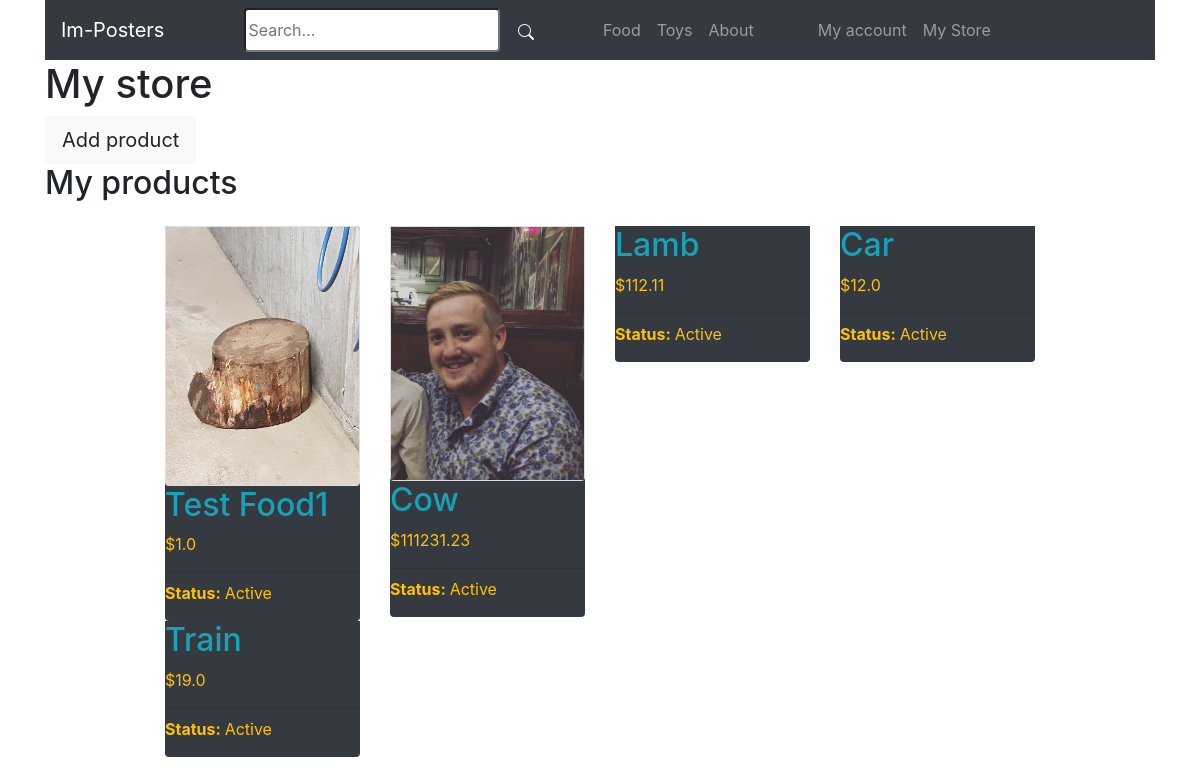
Page /my-store/ (signed in) on the earlier database version.
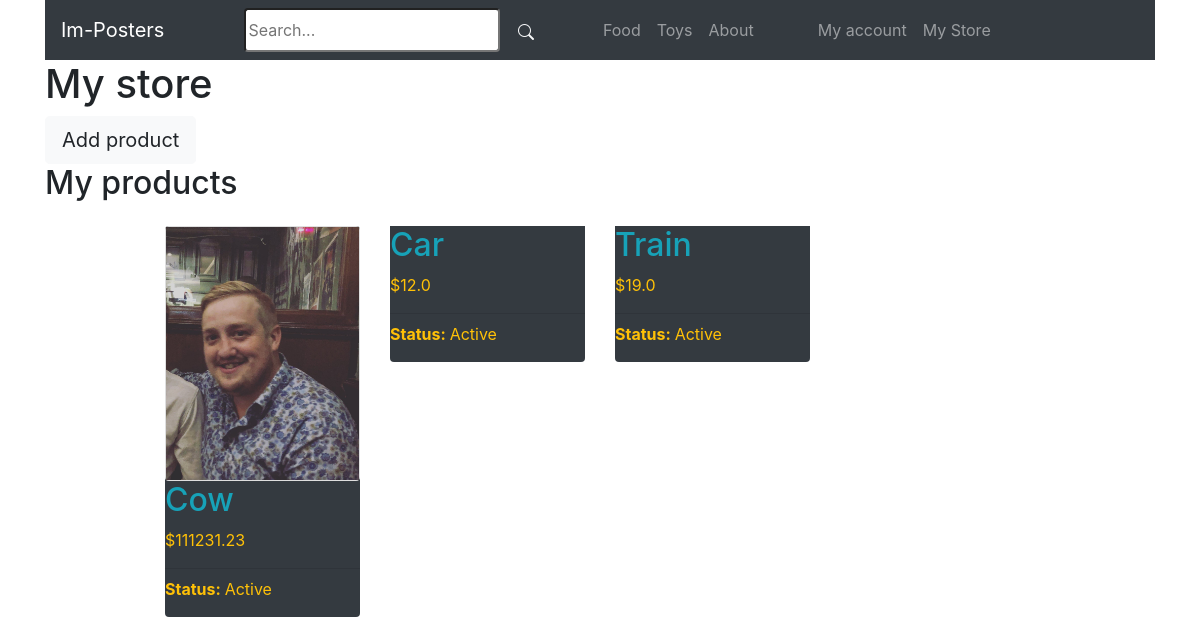
Same page on the later database version.
### store/models.py (models this page shows, shortened)
class Category(models.Model):
    title = models.CharField(max_length=50)
    slug = models.SlugField(max_length=50)
    class Meta:
        verbose_name_plural = 'Categories'

class Product(models.Model):
    DRAFT = 'draft'
    WAITING_APPROVAL = 'waitingapproval'
    ACTIVE = 'active'
    DELETED = 'deleted'
    STATUS_CHOICES = (
        (DRAFT, 'Draft'),
        (WAITING_APPROVAL, 'Waiting approval'),
        (ACTIVE, 'Active'),
        (DELETED, 'Deleted'),
    )
    user = models.ForeignKey(User, related_name='products', on_delete=models.CASCADE)
    category = models.ForeignKey(Category, related_name='products', on_delete=models.CASCADE)
    title = models.CharField(max_length=50)
    slug = models.SlugField(max_length=50)
    description = models.TextField(blank=True)
    price = models.IntegerField()
    image = models.ImageField(upload_to='uploads/product_images', blank=True, null=True)
    thumbnail = models.ImageField(upload_to='uploads/product_images/thumbnail', blank=True, null=True)
    created_at = models.DateTimeField(auto_now_add=True)
    updated_at = models.DateTimeField(auto_now=True)
    status = models.CharField(max_length=50, choices=STATUS_CHOICES, default=ACTIVE)
    class Meta:
        ordering = ('-created_at',)
    def get_display_price(self):
        return self.price / 100

### userprofile/views.py (the view)
# urls.py: path('my-store/', views.my_store, name='my_store'),
@login_required
def my_store(request):
    products = request.user.products.exclude(status=Product.DELETED)
    return render(request, 'userprofile/my_store.html', {
        'products': products
    })

### store/templatetags/menu.py (called while the page is built)
@register.inclusion_tag('core/menu.html')
def menu():
    categories = Category.objects.all()
    return {'categories': categories}

### userprofile/templates/userprofile/my_store.html (shortened to what this page needs)
{% extends 'core/base.html' %}
{% block content %}
<div class="container mb-4">
    <h1>My store</h1>
    <a href="{% url 'add_product' %}" class="btn btn-light btn-lg">Add product</a>
    <h2 class="mb-4">My products</h2>
    {% if products %}
    <div class="container">
        <div class="product-container col-10 offset-1">
            <div class="row mt-1 mb-3">
            {% for product in products %}
                <div class="col-sm-6 col-md-6 col-lg-4 col-xl-3">
                    <div class="border-0 bg-dark card">
                        <a href="{% url 'edit_product' product.id %}">
                            {% if product.image %}
                            <div class="card">
                                <img src="{{ product.image.url }}" alt="Image of {{ product.title }}">
                            </div>
                            {% endif %}
                            <h2 class="text-info bg-dark">{{ product.title }}</h2>
                            <p class="text-warning">${{ product.get_display_price }}</p>
                            <hr class="my-2">
                            <p class="text-warning"><strong>Status: </strong>{{ product.get_status_display }}</p>
                        </a>
                    </div>
                </div>
            {% endfor %}
            </div>
        </div>
    </div>
    {% else %}
    <p class="">You don´t have any products yet...</p>
    {% endif %}
</div>
{% endblock %}

### core/templates/core/menu.html
{% for category in categories %}
<a class="nav-link" href="{% url 'category_detail' category.slug %}">{{ category.title }}</a>
{% endfor %}
<a class="nav-link" href="{% url 'about' %}">About</a>

Differences in the rows shown:
no longer on this page (row edited): Product: image (picture), title "Test Food1", get_display_price "1.0", status "Active"
no longer on this page (row edited): Product: title "Lamb", get_display_price "112.11", status "Active"
